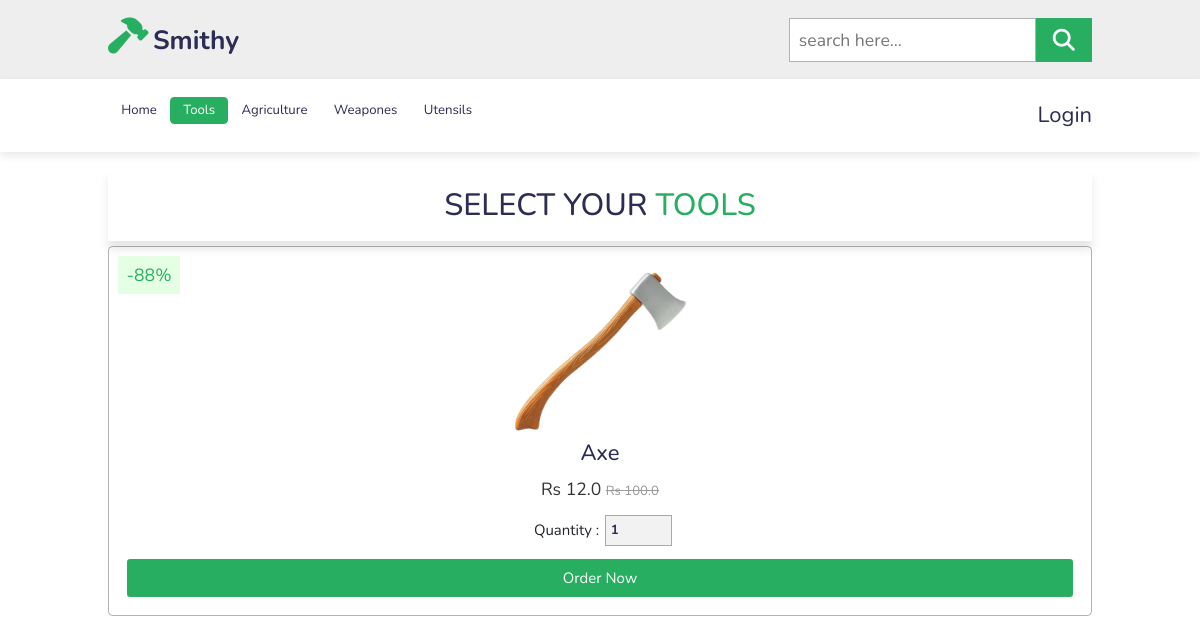
Before: /tools/ with the older database file.
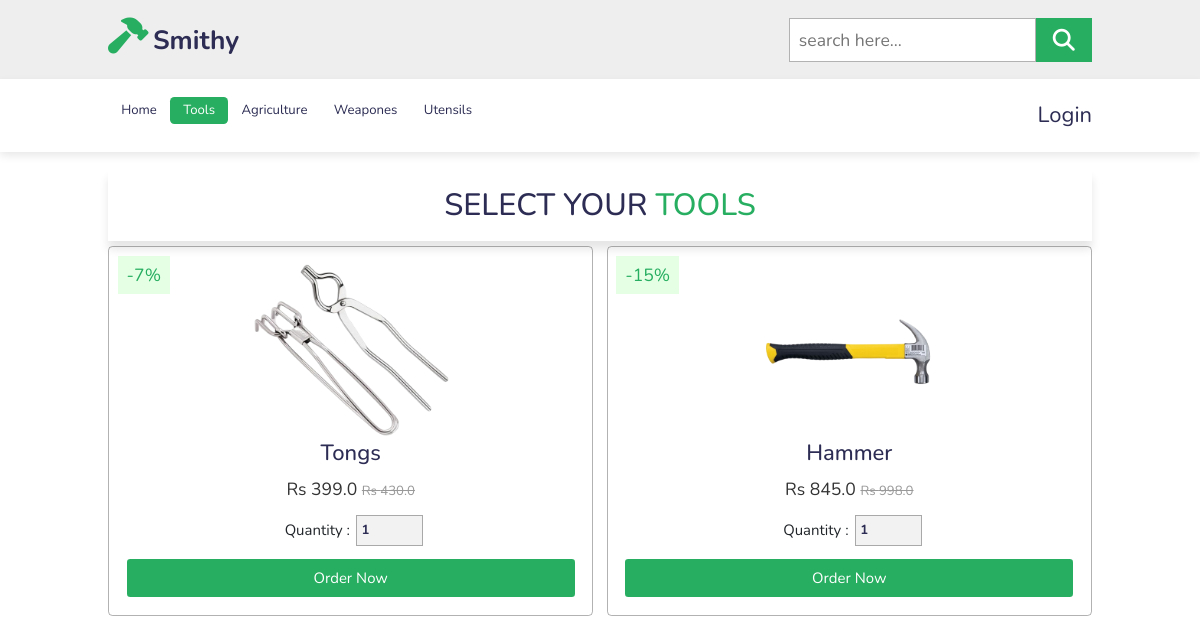
After: the same page with the newer database file.
### shop/models.py (models this page shows, shortened)
class Product(models.Model):
    title = models.CharField(max_length=100)
    selling_price = models.FloatField()
    discounted_price = models.FloatField()
    percentage = models.IntegerField()
    description = models.TextField()
    category = models.CharField(choices=CATEGORY_CHOICES, max_length=1)
    product_image = models.ImageField(upload_to='static/image/')
    @property
    def percentage(self):
        return int(((self.selling_price - self.discounted_price) * 100)/self.selling_price)

### shop/views.py (the view)
# urls.py: path('tools/', views.tools, name='tools'),
def tools(request):
    productData = Product.objects.filter(category='T')
    data = {
        'productData' : productData
    }
    return render(request, 'shop/tools.html', data)

### shop/templates/shop/tools.html
{% extends 'base.html' %}
{% load static %}
{% block content %}
<section class="product" id="product">
    <h1 class="heading">Select Your <span>Tools</span></h1>
    <div class="box-container">
        {% for n in productData %}
        <div class="box">
            <span class="discount">-{{n.percentage}}%</span>
            <img src="/{{n.product_image}}" alt="image">
            <h3>{{n.title}}</h3>
            <div class="price"> Rs {{n.discounted_price}} <span> Rs {{n.selling_price}} </span> </div>
            <div class="quantity">
                <span>quantity : </span>
                <input type="number" min="1" max="1000" value="1">
            </div>
            <a href="{% url 'shop:product_details' n.id %}" class="btn">Order Now</a>
        </div>
        {% endfor %}
    </div>
</section>
{% endblock %}

Changed rows visible on the page:
removed Product: percentage "88", product_image (picture), title "Axe", discounted_price "12.0", selling_price "100.0"
added Product: percentage "7", product_image (picture), title "Tongs", discounted_price "399.0", selling_price "430.0"
added Product: percentage "15", product_image (picture), title "Hammer", discounted_price "845.0", selling_price "998.0"
